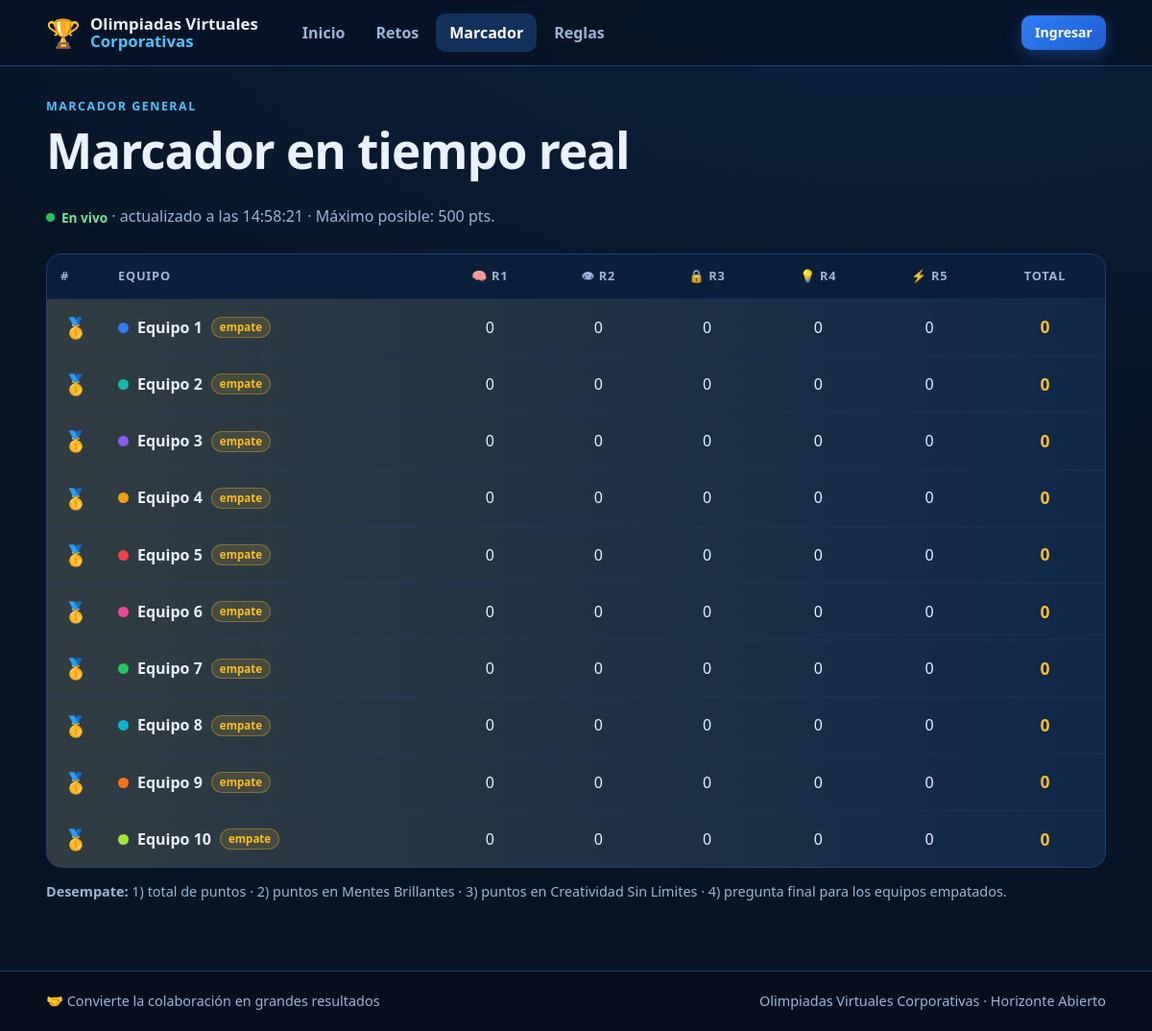
The app's page /marcador.php with its own data.
### tables this page shows
CREATE TABLE retos (
  id               TINYINT UNSIGNED PRIMARY KEY,
  slug             VARCHAR(40)  NOT NULL UNIQUE,
  orden            TINYINT UNSIGNED NOT NULL,
  nombre           VARCHAR(60)  NOT NULL,
  resumen          VARCHAR(255) NOT NULL,
  proposito        TEXT NOT NULL,
  mecanica         TEXT NOT NULL,             
  regla_puntos     VARCHAR(255) NOT NULL,
  habilidades      VARCHAR(255) NOT NULL,
  icono            VARCHAR(8)   NOT NULL,
  color            CHAR(7)      NOT NULL,
  puntos_max       SMALLINT UNSIGNED NOT NULL,
  duracion_min     TINYINT UNSIGNED NOT NULL,  
  estado           ENUM('pendiente','abierto','cerrado') NOT NULL DEFAULT 'pendiente',
  inicio_at        DATETIME NULL
);

CREATE TABLE equipos (
  id        INT UNSIGNED AUTO_INCREMENT PRIMARY KEY,
  nombre    VARCHAR(60) NOT NULL UNIQUE,
  color     CHAR(7)     NOT NULL DEFAULT '#3b82f6',
  capitan   VARCHAR(80) NOT NULL DEFAULT '',
  miembros  TINYINT UNSIGNED NOT NULL DEFAULT 5,
  pin       VARCHAR(8)  NOT NULL,             
  activo    TINYINT(1)  NOT NULL DEFAULT 1,
  created_at TIMESTAMP DEFAULT CURRENT_TIMESTAMP
);

### includes/db.php (called while the page is built)
<?php
function db(): PDO {
    static $pdo = null;
    if ($pdo === null) {
        try {
            $pdo = new PDO(
                'mysql:host=' . DB_HOST . ';dbname=' . DB_NAME . ';charset=utf8mb4',
                DB_USER, DB_PASS,
                [
                    PDO::ATTR_ERRMODE            => PDO::ERRMODE_EXCEPTION,
                    PDO::ATTR_DEFAULT_FETCH_MODE => PDO::FETCH_ASSOC,
                    PDO::ATTR_EMULATE_PREPARES   => false,
                ]
            );
            $pdo->exec("SET time_zone = '" . date('P') . "'");
        } catch (PDOException $e) {
            http_response_code(500);
            exit('<h2 style="font-family:sans-serif">No se pudo conectar a la base de datos.</h2>'
               . '<p style="font-family:sans-serif">Verifica que MySQL esté activo en XAMPP, que hayas importado '
               . '<code>database.sql</code> y los datos de <code>config.php</code>.</p>');
        }
    }
    return $pdo;
}

### includes/helpers.php (called while the page is built, shortened)
<?php
function e($v): string { return htmlspecialchars((string)$v, ENT_QUOTES, 'UTF-8'); }
function url(string $path = ''): string { return BASE_URL . '/' . ltrim($path, '/'); }
function config_get(string $clave, string $default = ''): string {
    $s = db()->prepare('SELECT valor FROM configuracion WHERE clave = ?');
    $s->execute([$clave]);
    $v = $s->fetchColumn();
    return $v === false ? $default : $v;
}
function retos_all(): array {
    return db()->query('SELECT *, IF(inicio_at IS NULL, NULL, TIMESTAMPDIFF(SECOND, inicio_at, NOW())) AS transcurrido
                        FROM retos ORDER BY orden')->fetchAll();
}
function puntos_max_total(): int { return (int)db()->query('SELECT SUM(puntos_max) FROM retos')->fetchColumn(); }
function ranking(): array {
    $filas = db()->query("SELECT e.id, e.nombre, e.color, e.miembros,
                   COALESCE(SUM(p.puntos),0) AS total,
                   COALESCE(SUM(CASE WHEN p.reto_id = 1 THEN p.puntos END),0) AS r1,
                   COALESCE(SUM(CASE WHEN p.reto_id = 4 THEN p.puntos END),0) AS r4
            FROM equipos e LEFT JOIN puntuaciones p ON p.equipo_id = e.id
            WHERE e.activo = 1
            GROUP BY e.id, e.nombre, e.color, e.miembros")->fetchAll();
    $torneo = torneo_activo();
    $st = $torneo ? torneo_stats() : [];
    foreach ($filas as &$f) {
        $s = $st[(int)$f['id']] ?? ['tp' => 0, 'pj' => 0, 'g' => 0, 'e' => 0, 'p' => 0];
        foreach (['total', 'r1', 'r4'] as $k) $f[$k] = (int)$f[$k];
        foreach (['tp', 'pj', 'g', 'e', 'p'] as $k) $f[$k] = (int)$s[$k];
    }
    usort($filas, function ($a, $b) use ($torneo) {
        foreach ($torneo ? ['tp', 'total', 'g', 'r1', 'r4'] : ['total', 'r1', 'r4'] as $k) if ($a[$k] !== $b[$k]) return $b[$k] <=> $a[$k];
        return $a['id'] <=> $b['id'];
    });
    $pos = 0; $prev = null;
    foreach ($filas as $i => &$f) {
        $clave = ($torneo ? $f['tp'] . '|' : '') . $f['total'] . '|' . ($torneo ? $f['g'] . '|' . $f['h2h'] . '|' : '') . $f['r1'] . '|' . $f['r4'];
        if ($clave !== $prev) $pos = $i + 1;
        $prev = $clave;
    }
    for ($i = 0; $i < count($filas) - 1; $i++) if ($filas[$i + 1]['empate']) $filas[$i]['empate'] = true;
    return $filas;
}
function matriz_puntos(): array {
    $m = [];
    foreach (db()->query('SELECT equipo_id, reto_id, puntos FROM puntuaciones') as $r)
        $m[$r['equipo_id']][$r['reto_id']] = (int)$r['puntos'];
    return $m;
}
function medalla(int $pos): string { return [1 => '🥇', 2 => '🥈', 3 => '🥉'][$pos] ?? (string)$pos; }

### includes/torneo.php (called while the page is built, shortened)
<?php
function torneo_activo(): bool { return config_get('torneo_activo', '0') === '1'; }

### marcador.php (the view, shortened to what this page needs)
<?php
$visible = config_get('marcador_visible', '1') === '1' || admin_actual();
$retos = retos_all();
$matriz = matriz_puntos();
$rank = $visible ? ranking() : [];
$torneo = torneo_activo();
require __DIR__ . '/includes/header.php';
?>
<div class="page-head">
  <div class="eyebrow">Marcador general</div>
  <h1>Marcador en tiempo real</h1>
  <p><span class="live">En vivo</span> · actualizado a las <span data-updated><?= date('H:i:s') ?></span> · Máximo posible: <?= puntos_max_total() ?> pts.</p>
</div>
<?php if (!$visible): ?>
  <div class="placeholder">🙈 El facilitador ocultó temporalmente el marcador. ¡Pronto se revelará!</div>
<?php else: ?>
<div class="table-wrap">
<table>
  <thead><tr><th>#</th><th>Equipo</th><?php if ($torneo): ?><th class="num" title="Puntos de torneo">🏆 PT</th><th class="num" title="Ganados-Empatados-Perdidos">G-E-P</th><?php endif; ?>
    <?php foreach ($retos as $r): ?><th class="num" title="<?= e($r['nombre']) ?>"><?= $r['icono'] ?> R<?= (int)$r['orden'] ?></th><?php endforeach; ?>
    <th class="num"><?= $torneo ? 'Pruebas' : 'Total' ?></th></tr></thead>
  <tbody data-live-scoreboard data-api="<?= url('api/marcador.php') ?>">
  <?php foreach ($rank as $f): ?>
    <tr class="<?= $f['pos'] <= 3 ? 'top top-' . $f['pos'] : '' ?>">
      <td class="pos"><?= medalla((int)$f['pos']) ?></td>
      <td><span class="team"><i class="dot" style="--c:<?= e($f['color']) ?>"></i><?= e($f['nombre']) ?><?= $f['empate'] ? ' <small class="tag">empate</small>' : '' ?></span></td>
      <?php foreach ($retos as $r): ?><td class="num"><?= $matriz[$f['id']][$r['id']] ?? 0 ?></td><?php endforeach; ?>
      <td class="num total"><?= (int)$f['total'] ?></td>
    </tr>
  <?php endforeach; ?>
  </tbody>
</table>
</div>
<?php if ($torneo): ?>
<p class="muted" style="margin-top:14px;font-size:.9rem"><strong>Torneo:</strong> victoria <?= TORNEO_PTS_VICTORIA ?> · empate <?= TORNEO_PTS_EMPATE ?> · derrota <?= TORNEO_PTS_DERROTA ?>. <strong>Orden:</strong> 1) puntos de torneo · 2) puntos de pruebas · 3) victorias · 4) enfrentamiento directo · 5) puntos en Mentes Brillantes · 6) puntos en Creatividad. <a href="<?= url('torneo.php') ?>">Ver enfrentamientos →</a></p>
<?php else: ?>
<p class="muted" style="margin-top:14px;font-size:.9rem"><strong>Desempate:</strong> 1) total de puntos · 2) puntos en Mentes Brillantes · 3) puntos en Creatividad Sin Límites · 4) pregunta final para los equipos empatados.</p>
<?php endif; ?>
<?php endif; ?>
<?php require __DIR__ . '/includes/footer.php'; ?>

### assets/css/style.css (style rules this page uses)
:root { --bg:#071426; --bg2:#0b1f3a; --card:#0f2748; --card2:#12315a; --line:#1f4073; --txt:#eaf2ff; --muted:#9db4d6; --gold:#fbbf24; --blue:#2f7df6; --ok:#22c55e; --err:#ef4444; --r:16px; --shadow:0 10px 30px rgba(0,0,0,.35); }
* { box-sizing:border-box }
html { scroll-behavior:smooth }
body { margin:0;font-family:"Segoe UI",system-ui,-apple-system,Roboto,Arial,sans-serif;color:var(--txt); background:radial-gradient(1200px 600px at 80% -10%,#15417a55,transparent),var(--bg);min-height:100vh; display:flex;flex-direction:column;line-height:1.55 }
h1,h2,h3 { line-height:1.2;margin:0 0 .5em }
h1 { font-size:clamp(2rem,4.5vw,3.2rem);letter-spacing:-.02em }
p { margin:0 0 1em }
.muted { color:var(--muted) }
.dot { display:inline-block;width:11px;height:11px;border-radius:50%;background:var(--c,#999) }
.tag { background:#fbbf2422;color:var(--gold);border:1px solid #fbbf2455;padding:1px 8px;border-radius:99px;font-size:.72rem }
.eyebrow { color:#4cc3ff;font-weight:800;letter-spacing:.12em;text-transform:uppercase;font-size:.78rem;margin-bottom:6px }
.page-head { margin-bottom:26px }
.page-head p { color:var(--muted);max-width:70ch }
.table-wrap { overflow-x:auto;border:1px solid var(--line);border-radius:var(--r);background:var(--card) }
table { width:100%;border-collapse:collapse;min-width:640px }
th,td { padding:13px 14px;text-align:left;border-bottom:1px solid #1f407366 }
th { background:#0b1f3a;color:var(--muted);font-size:.8rem;text-transform:uppercase;letter-spacing:.06em;position:sticky;top:0 }
tr:last-child td { border-bottom:0 }
td.num,th.num { text-align:center;font-variant-numeric:tabular-nums }
td.total { font-weight:800;font-size:1.1rem;color:var(--gold) }
td.pos { font-size:1.3rem;text-align:center;width:60px }
.team { display:inline-flex;align-items:center;gap:9px;font-weight:700 }
tr.top-1 { background:linear-gradient(90deg,#fbbf2425,transparent) }
.live { display:inline-flex;align-items:center;gap:7px;color:#6ee79a;font-weight:700;font-size:.85rem }
.live:before { content:"";width:9px;height:9px;border-radius:50%;background:#22c55e;animation:pulse 1.4s infinite }

### records on screen
retos: icono "🧠", orden "1"
retos: icono "👁", orden "2"
retos: icono "🔒", orden "3"
retos: icono "💡", orden "4"
retos: icono "⚡", orden "5"
equipos: id "🥇", nombre "Equipo 1", id "0", total "0"
equipos: pos "🥇", nombre "Equipo 2", id "0", total "0"
equipos: pos "🥇", nombre "Equipo 3", id "0", total "0"
equipos: pos "🥇", nombre "Equipo 4", id "0", total "0"
equipos: pos "🥇", nombre "Equipo 5", id "0", total "0"
equipos: pos "🥇", nombre "Equipo 6", id "0", total "0"
equipos: pos "🥇", nombre "Equipo 7", id "0", total "0"
equipos: pos "🥇", nombre "Equipo 8", id "0", total "0"
equipos: pos "🥇", nombre "Equipo 9", id "0", total "0"
equipos: pos "🥇", nombre "Equipo 10", id "0", total "0"

### other values on screen
puntos_max_total() "500"
APP_NAME "Olimpiadas Virtuales Corporativas"
APP_ORG "Horizonte Abierto"
